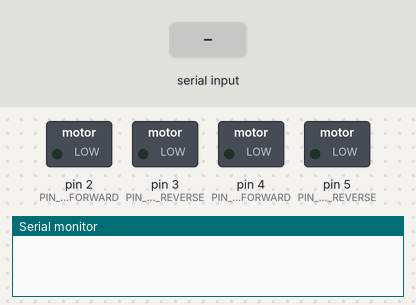
Simulated run of this program. Board: Arduino Uno, built with avr-gcc and run on an emulated ATmega328P. On the bench: switched loads named in the program (green lamp = pin HIGH), the last lines printed to the serial monitor. Inputs (shaded band) come from the test bench.

Above: at 1.2 s.
1.3 s: "0" received over Serial
At 1.8 s:
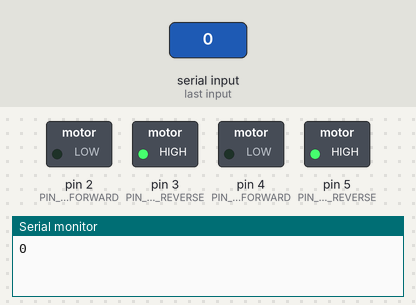
At 3.1 s:
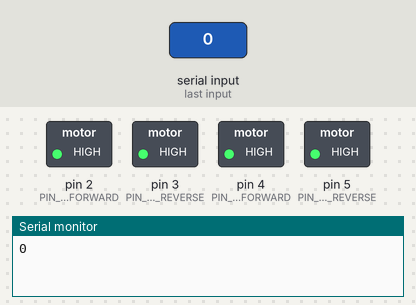
3.5 s: byte 51 (COMMAND_BACK) received over Serial
At 3.9 s:
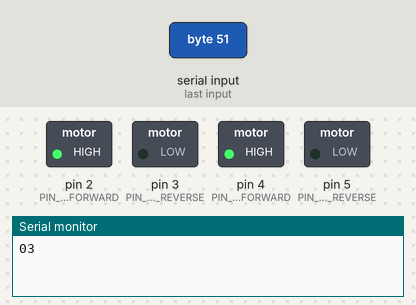
Timing chart, 0 to 6.5 s (numbered marks = the images above; inputs shaded):
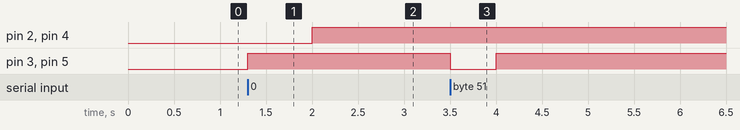

Measured:
- after the input at 1.3 s, pin 3 (PIN_MOTOR_LEFT_REVERSE), pin 5 (PIN_MOTOR_RIGHT_REVERSE): LOW → HIGH after 0.00 s instead of 0.70 s
- after the input at 3.5 s, pin 3 (PIN_MOTOR_LEFT_REVERSE), pin 5 (PIN_MOTOR_RIGHT_REVERSE): HIGH → LOW at once, → HIGH 0.50 s later

The program:

main.cpp
```cpp
#include <Arduino.h>

#define SERIAL_BAUNDRATE 115200

#define PIN_MOTOR_LEFT_FORWARD 2
#define PIN_MOTOR_LEFT_REVERSE 3
#define PIN_MOTOR_RIGHT_FORWARD 4
#define PIN_MOTOR_RIGHT_REVERSE 5

#define COMMAND_FORWARD 0x30
#define COMMAND_LEFT 0x31
#define COMMAND_RIGHT 0x32
#define COMMAND_BACK 0x33
#define COMMAND_FORWARD_LEFT 0x34
#define COMMAND_BACK_LEFT 0x35
#define COMMAND_FORWARD_RIGHT 0x36
#define COMMAND_BACK_RIGHT 0x37
#define COMMAND_STOP 0x38


#define TIMEOUT 2000

unsigned long previousMillis = 0;

void stop(void);
void back(void);
void forward(void);

void setup() {
    Serial.begin(SERIAL_BAUNDRATE);
    pinMode(PIN_MOTOR_LEFT_FORWARD, OUTPUT);
    pinMode(PIN_MOTOR_LEFT_REVERSE, OUTPUT);
    pinMode(PIN_MOTOR_RIGHT_FORWARD, OUTPUT);
    pinMode(PIN_MOTOR_RIGHT_REVERSE, OUTPUT);

}

void loop() {
  unsigned long currentMillis = 0;
  currentMillis = millis();
  while (Serial.available()) {
    byte data = Serial.read();
    if (data != 0x02 && data != 0x00){
      Serial.write(data);
      switch(data){
        case COMMAND_FORWARD: {
          forward();
          break;
        }
        case COMMAND_BACK: {
          back();
          break;
        }
        case COMMAND_STOP: {
          stop();
          break;
        }
        default: break;
        break;
      }
    }
  }
  if (currentMillis - previousMillis >= TIMEOUT) {
    previousMillis = currentMillis;
    stop();
  }
}

void stop(){
  digitalWrite(13, LOW);
  digitalWrite(PIN_MOTOR_LEFT_FORWARD, HIGH);
  digitalWrite(PIN_MOTOR_LEFT_REVERSE, HIGH);
  digitalWrite(PIN_MOTOR_RIGHT_FORWARD, HIGH);
  digitalWrite(PIN_MOTOR_RIGHT_REVERSE, HIGH);
}

void back(){
  digitalWrite(13, LOW);
  digitalWrite(PIN_MOTOR_LEFT_FORWARD, HIGH);
  digitalWrite(PIN_MOTOR_LEFT_REVERSE, LOW);
  digitalWrite(PIN_MOTOR_RIGHT_FORWARD, HIGH);
  digitalWrite(PIN_MOTOR_RIGHT_REVERSE, LOW);
}


void forward(){
  digitalWrite(13, HIGH);
  digitalWrite(PIN_MOTOR_LEFT_FORWARD, LOW);
  digitalWrite(PIN_MOTOR_LEFT_REVERSE, HIGH);
  digitalWrite(PIN_MOTOR_RIGHT_FORWARD, LOW);
  digitalWrite(PIN_MOTOR_RIGHT_REVERSE, HIGH);
}
```
